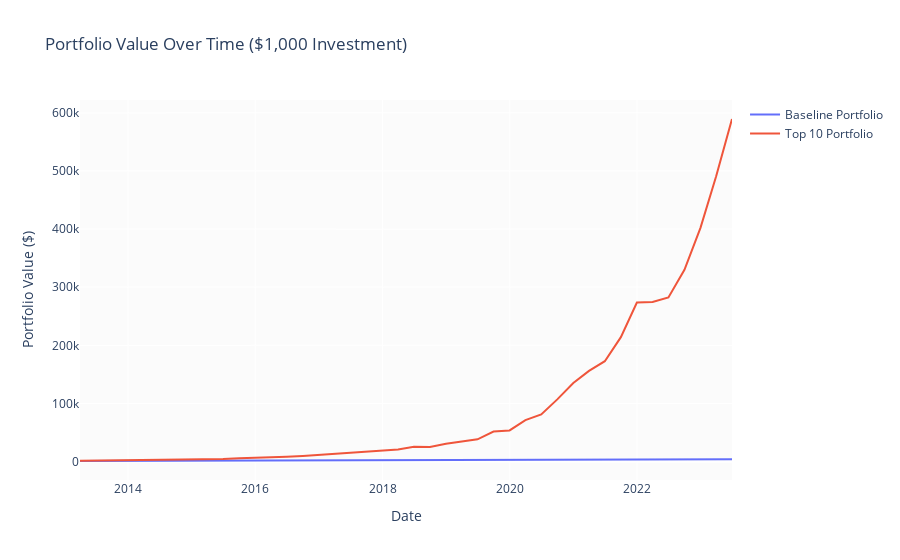

Notebook cell for this chart:
### Code cell
import plotly.graph_objects as go

# Assuming you have a dataframe 'df_avg' with columns 'datadate', 'baseline_portfolio', and 'top_10'

# Calculate the cumulative return for both portfolios
df_avg['baseline_cum_return'] = (1 + df_avg['baseline']).cumprod()
df_avg['top_10_cum_return'] = (1 + df_avg['top_10']).cumprod()

# Calculate the value over time of a $1,000 investment
initial_investment = 1000
df_avg['baseline_value'] = initial_investment * df_avg['baseline_cum_return']
df_avg['top_10_value'] = initial_investment * df_avg['top_10_cum_return']

# Create the plot
fig = go.Figure()

# Add baseline portfolio trace
fig.add_trace(go.Scatter(x=df_avg['datadate'], y=df_avg['baseline_value'],
                         mode='lines', name='Baseline Portfolio'))

# Add top_10 portfolio trace
fig.add_trace(go.Scatter(x=df_avg['datadate'], y=df_avg['top_10_value'],
                         mode='lines', name='Top 10 Portfolio'))

# Update the layout
fig.update_layout(
    title='Portfolio Value Over Time ($1,000 Investment)',
    xaxis_title='Date',
    yaxis_title='Portfolio Value ($)',
)

# Show the plot
fig.show()
